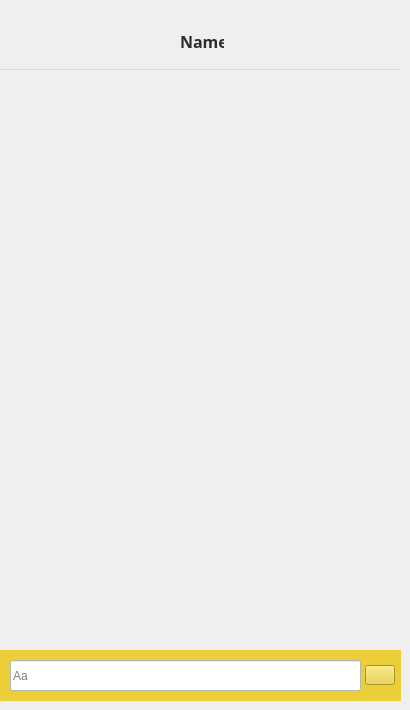
    <widget class="QWidget" name="chat_inside">
     <widget class="QWidget" name="topbar_chat_inside" native="true">
      <property name="geometry">
       <rect>
        <x>0</x>
        <y>0</y>
        <width>400</width>
        <height>70</height>
       </rect>
      </property>
      <property name="styleSheet">
       <string notr="true">#topbar_chat_inside {
	border-bottom: 1px solid #d9d9d9;
}</string>
      </property>
      <widget class="QLabel" name="text_user_name">
       <property name="geometry">
        <rect>
         <x>180</x>
         <y>30</y>
         <width>44</width>
         <height>22</height>
        </rect>
       </property>
       <property name="font">
        <font>
         <family>Segoe UI Semibold</family>
         <pointsize>12</pointsize>
         <bold>true</bold>
        </font>
       </property>
       <property name="styleSheet">
        <string notr="true">color: #2c2c2c</string>
       </property>
       <property name="text">
        <string>Name</string>
       </property>
      </widget>
      <widget class="QPushButton" name="btnBackChat">
       <property name="geometry">
        <rect>
         <x>20</x>
         <y>20</y>
         <width>20</width>
         <height>20</height>
        </rect>
       </property>
       <property name="text">
        <string/>
       </property>
       <property name="icon">
        <iconset resource="resources.qrc">
         <normaloff>:/icons/icons/back.png</normaloff>:/icons/icons/back.png</iconset>
       </property>
       <property name="autoDefault">
        <bool>false</bool>
       </property>
       <property name="default">
        <bool>false</bool>
       </property>
       <property name="flat">
        <bool>true</bool>
       </property>
      </widget>
     </widget>
     <widget class="QWidget" name="widget_7" native="true">
      <property name="geometry">
       <rect>
        <x>0</x>
        <y>650</y>
        <width>401</width>
        <height>51</height>
       </rect>
      </property>
      <property name="styleSheet">
       <string notr="true">background-color: #EBCE38</string>
      </property>
      <widget class="QLineEdit" name="lineEditChat">
       <property name="geometry">
        <rect>
         <x>10</x>
         <y>10</y>
         <width>351</width>
         <height>31</height>
        </rect>
       </property>
       <property name="styleSheet">
        <string notr="true">background-color: #ffffff</string>
       </property>
       <property name="placeholderText">
        <string>Aa</string>
       </property>
      </widget>
      <widget class="QPushButton" name="btnSend">
       <property name="geometry">
        <rect>
         <x>365</x>
         <y>15</y>
         <width>30</width>
         <height>20</height>
        </rect>
       </property>
       <property name="text">
        <string/>
       </property>
       <property name="icon">
        <iconset resource="resources.qrc">
         <normaloff>:/icons/icons/send.png</normaloff>:/icons/icons/send.png</iconset>
       </property>
       <property name="iconSize">
        <size>
         <width>18</width>
         <height>18</height>
        </size>
       </property>
      </widget>
     </widget>
    </widget>
